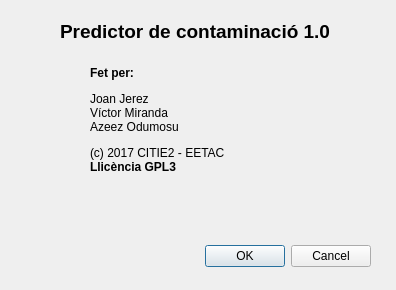
<?xml version="1.0" encoding="UTF-8"?>
<ui version="4.0">
 <class>About</class>
 <widget class="QDialog" name="About">
  <property name="geometry">
   <rect>
    <x>0</x>
    <y>0</y>
    <width>396</width>
    <height>290</height>
   </rect>
  </property>
  <property name="windowTitle">
   <string>Dialog</string>
  </property>
  <widget class="QDialogButtonBox" name="buttonBox">
   <property name="geometry">
    <rect>
     <x>30</x>
     <y>240</y>
     <width>341</width>
     <height>32</height>
    </rect>
   </property>
   <property name="orientation">
    <enum>Qt::Horizontal</enum>
   </property>
   <property name="standardButtons">
    <set>QDialogButtonBox::Cancel|QDialogButtonBox::Ok</set>
   </property>
  </widget>
  <widget class="QLabel" name="label">
   <property name="geometry">
    <rect>
     <x>60</x>
     <y>20</y>
     <width>291</width>
     <height>21</height>
    </rect>
   </property>
   <property name="text">
    <string>&lt;html&gt;&lt;head/&gt;&lt;body&gt;&lt;p&gt;&lt;span style=&quot; font-size:14pt; font-weight:600;&quot;&gt;Predictor de contaminació 1.0&lt;/span&gt;&lt;/p&gt;&lt;/body&gt;&lt;/html&gt;</string>
   </property>
  </widget>
  <widget class="QLabel" name="label_2">
   <property name="geometry">
    <rect>
     <x>90</x>
     <y>40</y>
     <width>231</width>
     <height>161</height>
    </rect>
   </property>
   <property name="text">
    <string>&lt;html&gt;&lt;head/&gt;&lt;body&gt;&lt;span style=&quot; font-weight:600;&quot;&gt;Fet per:&lt;/span&gt;&lt;p&gt;Joan Jerez&lt;br&gt;Víctor Miranda&lt;br&gt;Azeez Odumosu&lt;/p&gt;&lt;p&gt;(c) 2017 CITIE2 - EETAC&lt;br&gt;&lt;span style=&quot; font-weight:600;&quot;&gt;Llicència GPL3&lt;/span&gt;&lt;/p&gt;&lt;/body&gt;&lt;/html&gt;</string>
   </property>
  </widget>
 </widget>
 <resources/>
 <connections>
  <connection>
   <sender>buttonBox</sender>
   <signal>accepted()</signal>
   <receiver>About</receiver>
   <slot>accept()</slot>
   <hints>
    <hint type="sourcelabel">
     <x>248</x>
     <y>254</y>
    </hint>
    <hint type="destinationlabel">
     <x>157</x>
     <y>274</y>
    </hint>
   </hints>
  </connection>
  <connection>
   <sender>buttonBox</sender>
   <signal>rejected()</signal>
   <receiver>About</receiver>
   <slot>reject()</slot>
   <hints>
    <hint type="sourcelabel">
     <x>316</x>
     <y>260</y>
    </hint>
    <hint type="destinationlabel">
     <x>286</x>
     <y>274</y>
    </hint>
   </hints>
  </connection>
 </connections>
</ui>
